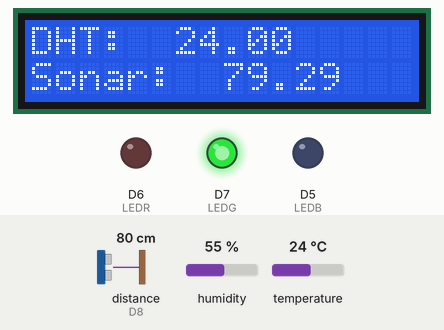
Simulated run of this sketch. Board: ESP8266 (NodeMCU). Parts: 16×2 character LCD, output pins drawn as LEDs (lit = HIGH). Wiring (inferred from the names in the program): ultrasonic range finder: trigger D4; echo D8. The test bench sets the inputs (shaded band); at power-on: distance to the obstacle (sensor on D8) 80 cm, temperature 24 °C, humidity 55 %. The echo pulse lasts 58.3 µs per cm; pins used as bus, display or sensor lines are not drawn; what the sketch prints to the serial monitor is not drawn.

Above: at 1.2 s.
1.3 s: distance to the obstacle (sensor on D8) set to 2 cm
At 3.3 s:
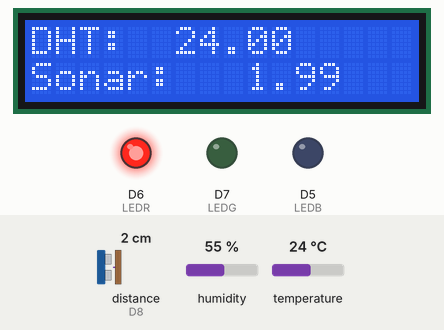
4.0 s: temperature set to 37 °C
At 5.7 s:
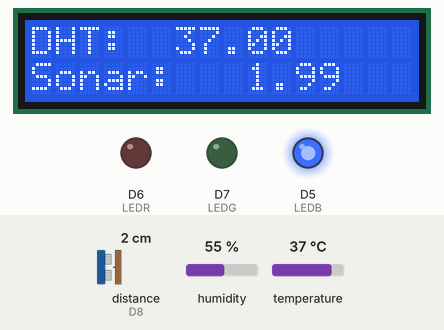
6.7 s: distance to the obstacle (sensor on D8) set to 4 cm
At 9.0 s:
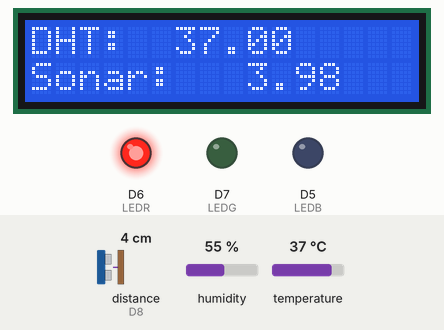
9.6 s: temperature set to 12 °C
At 11.5 s:
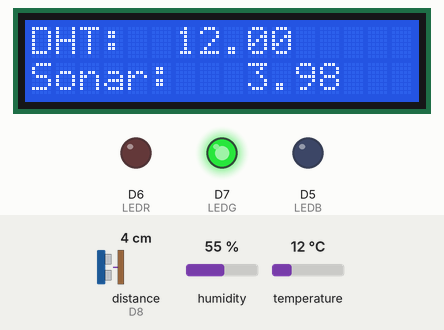
12.7 s: distance to the obstacle (sensor on D8) set to 9 cm
At 14.9 s:
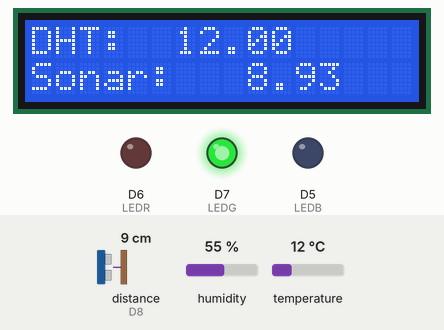
15.7 s: temperature set to 19 °C
At 18.6 s:
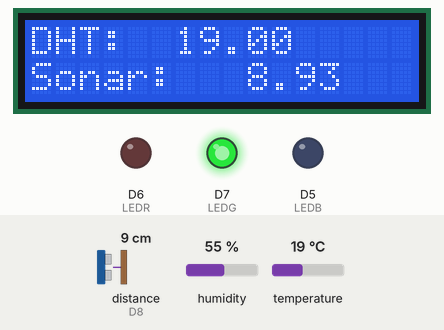
Timing chart, 0 to 19.8 s (numbered marks = the images above; inputs shaded):
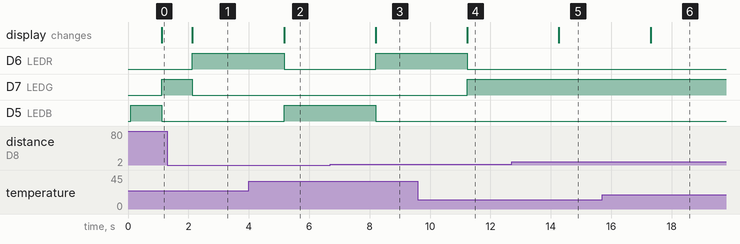

Measured:
- after the input at 1.3 s, D6 (LEDR): LOW → HIGH after 0.83 s; D7 (LEDG): HIGH → LOW after 0.83 s; the display: changes after 0.83 s (image 1)
- after the input at 4.0 s, D6 (LEDR): HIGH → LOW after 1.2 s; D5 (LEDB): LOW → HIGH after 1.2 s; the display: changes after 1.2 s (image 2)
- after the input at 6.7 s, D6 (LEDR): LOW → HIGH after 1.5 s; D5 (LEDB): HIGH → LOW after 1.5 s; the display: changes after 1.5 s (image 3)
- after the input at 9.6 s, D6 (LEDR): HIGH → LOW after 1.6 s; D7 (LEDG): LOW → HIGH after 1.6 s; the display: changes after 1.6 s (image 4)
- after the input at 12.7 s, the display: changes after 1.6 s (image 5)
- after the input at 15.7 s, the display: changes after 1.6 s (image 6)

The sketch:

lcd_dht_sonar.ino
```cpp
#include "DHTesp.h"
#include <LCD_I2C.h>

#define LEDG D7
#define LEDB D5
#define LEDR D6

#define triggerPin D4
#define echoPin D8

float duration = 0;
float jarak = 0;
float temperature = 0;
float humidity = 0;

const int DHT_PIN = D3;

DHTesp dhtSensor;
LCD_I2C lcd(0x27, 16, 2);


void setup() {
  Serial.begin(115200);
  dhtSensor.setup(DHT_PIN, DHTesp::DHT11);
  pinMode(triggerPin, OUTPUT);
  pinMode(echoPin, INPUT);
  pinMode(LEDG, OUTPUT);
  pinMode(LEDB, OUTPUT);
  pinMode(LEDR, OUTPUT);
  lcd.begin();
  lcd.backlight();
}

void activateLamp(char lampCode) {
  switch (lampCode) {
    case 'g':
      digitalWrite(LEDG, HIGH);
      digitalWrite(LEDR, LOW);
      digitalWrite(LEDB, LOW);
      break;

    case 'r':
      digitalWrite(LEDG, LOW);
      digitalWrite(LEDR, HIGH);
      digitalWrite(LEDB, LOW);
      break;

    case 'b':
      digitalWrite(LEDG, LOW);
      digitalWrite(LEDR, LOW);
      digitalWrite(LEDB, HIGH);
      break;


    default:
      digitalWrite(LEDG, LOW);
      digitalWrite(LEDR, LOW);
      digitalWrite(LEDB, LOW);
  }
}

void setLampUsingSonar(float value) {
  Serial.println("======================");
  Serial.println("Value of Sonar Sensor Given");
  Serial.println(value);
  Serial.println("======================");
  char str[10];
  dtostrf(value, 6, 2, str);
  lcd.setCursor(0, 1);
  lcd.printf("Sonar: %s", str);

  if (value <= 5) {
    activateLamp('r');
  } else if (value > 5 && value <= 10) {
    activateLamp('g');
  } else {
    activateLamp('b');
  }
}


void setLampUsingDHT(float value) {
  Serial.println("======================");
  Serial.println("Value of DHT Sensor Given");
  Serial.println(value);
  Serial.println("======================");
  char str[10];
  dtostrf(value, 6, 2, str);
  lcd.setCursor(0, 0);
  lcd.printf("DHT: %s", str);

  if (value <= 36) {
    activateLamp('g');
  } else if (value >= 36 && value <= 40) {
    activateLamp('b');
  } else {
    activateLamp('r');
  }
}

void loopOfDHT() {
  TempAndHumidity data = dhtSensor.getTempAndHumidity();
  if ((temperature != data.temperature) || (humidity != data.humidity)) {
    Serial.println("DHT Change Lamp");
    Serial.println("Temp: " + String(data.temperature, 2) + "°C");
    Serial.println("Humidity: " + String(data.humidity, 1) + "%");
    Serial.println("---");
    temperature = data.temperature;
    humidity = data.humidity;
    setLampUsingDHT(data.temperature);
  }
  delay(1000);
}

void loopOfSonar() {
  float localDuration = 0;
  digitalWrite(triggerPin, LOW);
  delayMicroseconds(2);
  digitalWrite(triggerPin, HIGH);
  delayMicroseconds(10);
  digitalWrite(triggerPin, LOW);
  localDuration = pulseIn(echoPin, HIGH);
  if (duration != localDuration) {
    Serial.println("Sonar Change Lamp");
    duration = localDuration;
    jarak = duration * 0.034 / 2;
    Serial.print(jarak);
    Serial.println(" cm");
    setLampUsingSonar(jarak);
  }
  delay(1000);
}

void loop() {
  loopOfSonar();
  loopOfDHT();
}
```
